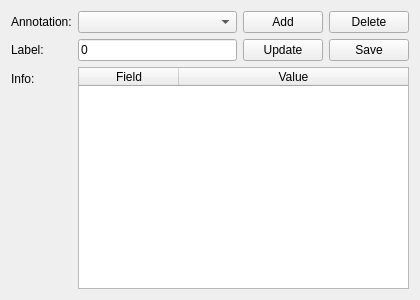
<?xml version='1.0' encoding='UTF-8'?>
<ui version="4.0">
 <class>Annotations</class>
 <widget class="qMRMLWidget" name="Annotations">
  <property name="geometry">
   <rect>
    <x>0</x>
    <y>0</y>
    <width>420</width>
    <height>300</height>
   </rect>
  </property>
  <layout class="QFormLayout" name="annotationsFormLayout">
   <item row="0" column="0">
    <widget class="QLabel" name="annotationSelectorLabel">
     <property name="toolTip">
      <string>Annotation selected for editing.</string>
     </property>
     <property name="text">
      <string>Annotation:</string>
     </property>
    </widget>
   </item>
   <item row="0" column="1">
    <layout class="QHBoxLayout" name="annotationSelectorLayout">
     <item>
      <widget class="QComboBox" name="annotationSelectorComboBox">
       <property name="sizePolicy">
        <sizepolicy hsizetype="Expanding" vsizetype="Fixed">
         <horstretch>0</horstretch>
         <verstretch>0</verstretch>
        </sizepolicy>
       </property>
       <property name="toolTip">
        <string>Select an annotation. Only the selected annotation shows edit handles.</string>
       </property>
      </widget>
     </item>
     <item>
      <widget class="QPushButton" name="addAnnotationButton">
       <property name="sizePolicy">
        <sizepolicy hsizetype="Fixed" vsizetype="Fixed">
         <horstretch>0</horstretch>
         <verstretch>0</verstretch>
        </sizepolicy>
       </property>
       <property name="toolTip">
        <string>Add a new empty annotation at the current slice center using the current label.</string>
       </property>
       <property name="text">
        <string>Add</string>
       </property>
      </widget>
     </item>
     <item>
      <widget class="QPushButton" name="deleteAnnotationButton">
       <property name="sizePolicy">
        <sizepolicy hsizetype="Fixed" vsizetype="Fixed">
         <horstretch>0</horstretch>
         <verstretch>0</verstretch>
        </sizepolicy>
       </property>
       <property name="toolTip">
        <string>Delete the selected annotation from the current case.</string>
       </property>
       <property name="text">
        <string>Delete</string>
       </property>
      </widget>
     </item>
    </layout>
   </item>
   <item row="1" column="0">
    <widget class="QLabel" name="annotationLabelLabel">
     <property name="toolTip">
      <string>Class label saved with the selected annotation.</string>
     </property>
     <property name="text">
      <string>Label:</string>
     </property>
    </widget>
   </item>
   <item row="1" column="1">
    <layout class="QHBoxLayout" name="annotationLabelLayout">
     <item>
      <widget class="QLineEdit" name="annotationLabelLineEdit">
       <property name="sizePolicy">
        <sizepolicy hsizetype="Expanding" vsizetype="Fixed">
         <horstretch>0</horstretch>
         <verstretch>0</verstretch>
        </sizepolicy>
       </property>
       <property name="toolTip">
        <string>Class label for new or selected annotations. If left empty, label 0 is used.</string>
       </property>
       <property name="text">
        <string>0</string>
       </property>
      </widget>
     </item>
     <item>
      <widget class="QPushButton" name="updateAnnotationButton">
       <property name="sizePolicy">
        <sizepolicy hsizetype="Fixed" vsizetype="Fixed">
         <horstretch>0</horstretch>
         <verstretch>0</verstretch>
        </sizepolicy>
       </property>
       <property name="toolTip">
        <string>Apply the label field to the selected annotation. Box geometry changes from handles are tracked automatically.</string>
       </property>
       <property name="text">
        <string>Update</string>
       </property>
      </widget>
     </item>
     <item>
      <widget class="QPushButton" name="saveAnnotationsButton">
       <property name="sizePolicy">
        <sizepolicy hsizetype="Fixed" vsizetype="Fixed">
         <horstretch>0</horstretch>
         <verstretch>0</verstretch>
        </sizepolicy>
       </property>
       <property name="toolTip">
        <string>Write all current annotations to the annotation field in this case detection.json.</string>
       </property>
       <property name="text">
        <string>Save</string>
       </property>
      </widget>
     </item>
    </layout>
   </item>
   <item row="2" column="0">
    <widget class="QLabel" name="annotationInfoLabel">
     <property name="toolTip">
      <string>Read-only information for the selected annotation.</string>
     </property>
     <property name="text">
      <string>Info:</string>
     </property>
    </widget>
   </item>
   <item row="2" column="1">
    <widget class="QTableWidget" name="annotationInfoTable">
     <property name="toolTip">
      <string>Read-only center, size, source, and label details for the selected annotation.</string>
     </property>
     <property name="minimumSize">
      <size>
       <width>0</width>
       <height>120</height>
      </size>
     </property>
     <property name="editTriggers">
      <set>QAbstractItemView::NoEditTriggers</set>
     </property>
     <property name="selectionBehavior">
      <enum>QAbstractItemView::SelectRows</enum>
     </property>
     <property name="alternatingRowColors">
      <bool>true</bool>
     </property>
     <property name="rowCount">
      <number>0</number>
     </property>
     <property name="columnCount">
      <number>2</number>
     </property>
     <attribute name="horizontalHeaderStretchLastSection">
      <bool>true</bool>
     </attribute>
     <column>
      <property name="text">
       <string>Field</string>
      </property>
     </column>
     <column>
      <property name="text">
       <string>Value</string>
      </property>
     </column>
    </widget>
   </item>
  </layout>
 </widget>
 <customwidgets>
  <customwidget>
   <class>qMRMLWidget</class>
   <extends>QWidget</extends>
   <header>qMRMLWidget.h</header>
   <container>1</container>
  </customwidget>
 </customwidgets>
 <resources />
 <connections />
</ui>
